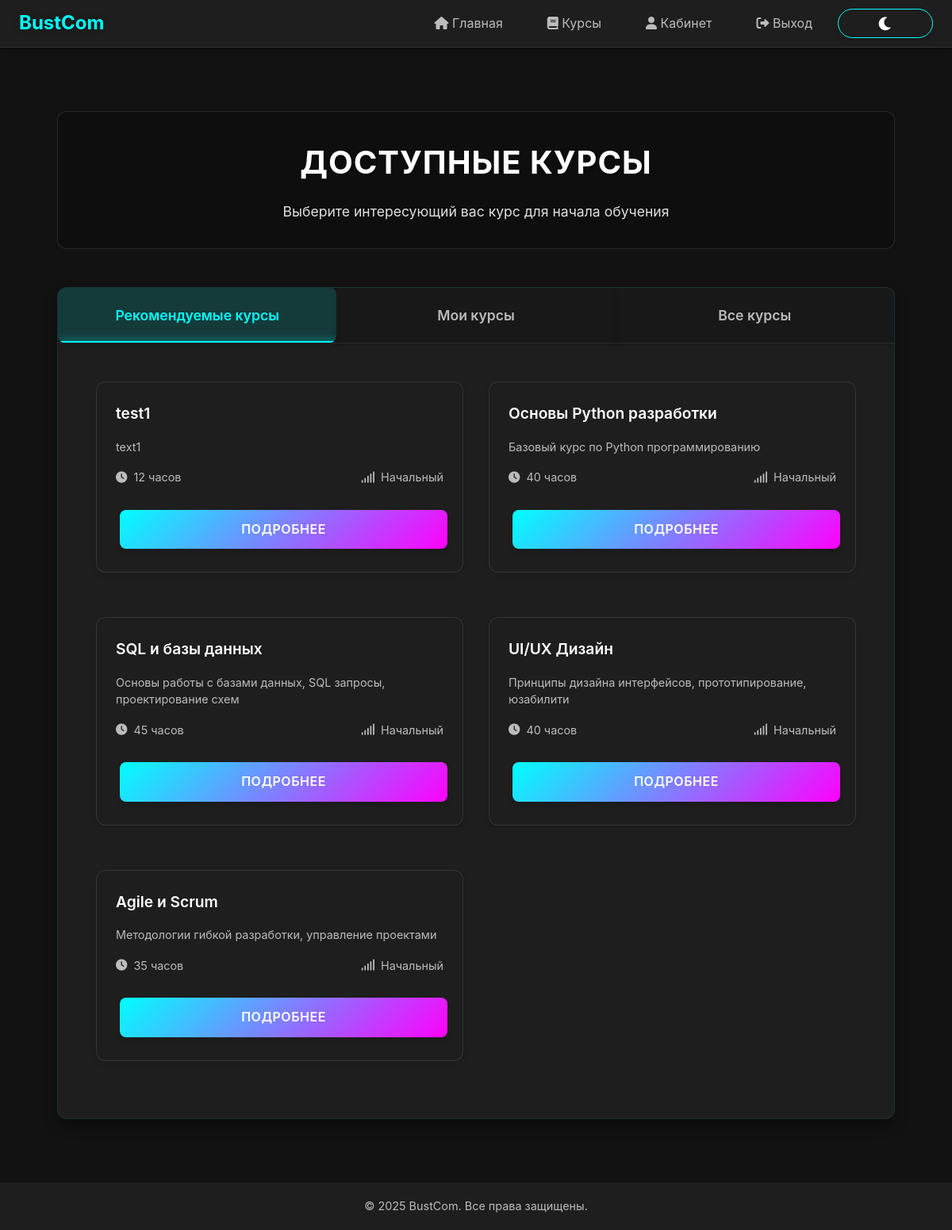
The app's page /courses/ (signed in), older data.
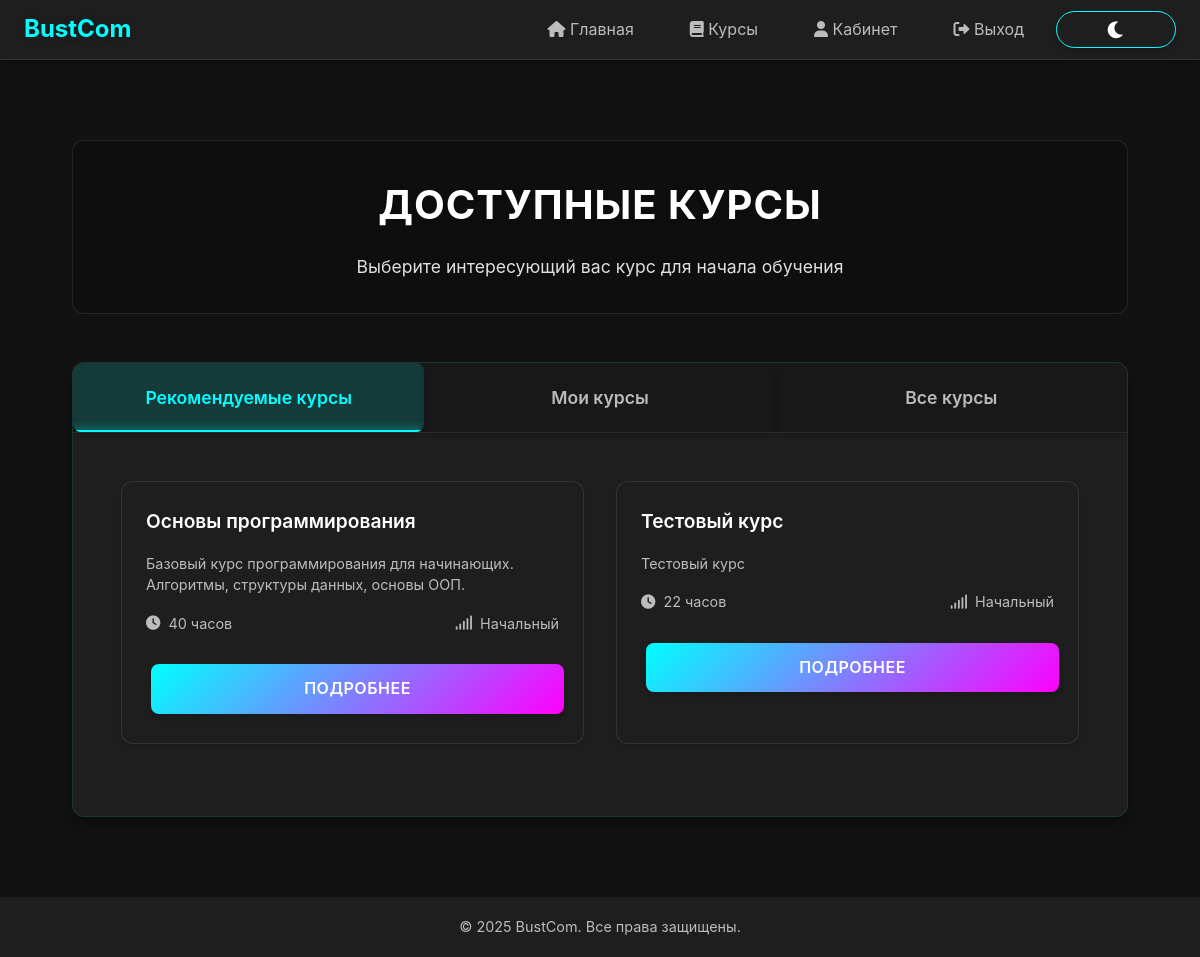
The same page, newer data.
### bustComProj/models.py (models this page shows, shortened)
class Course(models.Model):
    LEVEL_CHOICES = [
        ('beginner', 'Начальный'),
        ('intermediate', 'Средний'),
        ('advanced', 'Продвинутый')
    ]
    title = models.CharField(max_length=100)
    description = models.TextField()
    duration = models.IntegerField(help_text='Продолжительность в часах')
    level = models.CharField(max_length=20, choices=LEVEL_CHOICES, default='beginner')
    teacher = models.ForeignKey(User, on_delete=models.CASCADE, related_name='courses')
    created_at = models.DateTimeField(auto_now_add=True)
    updated_at = models.DateTimeField(auto_now=True)
    class Meta:
        verbose_name = 'Курс'
        verbose_name_plural = 'Курсы'

### bustComProj/views.py (the view)
# urls.py: path('courses/', courses_list, name='courses_list'),
@login_required
def courses_list(request):
    all_courses = Course.objects.all().order_by('title')
    user_courses = Course.objects.filter(enrollment__user=request.user)
    user_skills = UserRecommendationTestResult.objects.filter(
        user=request.user,
        is_correct=True
    ).values_list('test__skill_category', flat=True)
    if user_skills:
        recommended_courses = Course.objects.filter(
            level__in=['beginner', 'intermediate']
        ).exclude(
            enrollment__user=request.user
        )[:5]
    else:
        recommended_courses = Course.objects.filter(
            level='beginner'
        ).exclude(
            enrollment__user=request.user
        )[:5]
    return render(request, 'bustComProj/courses_list.html', {
        'all_courses': all_courses,
        'user_courses': user_courses,
        'recommended_courses': recommended_courses
    })

### bustComProj/templates/bustComProj/courses_list.html (shortened to what this page needs)
{% extends 'bustComProj/base.html' %}
{% block content %}
<div class="courses-container">
    <div class="courses-header">
        <h1>Доступные курсы</h1>
        <p>Выберите интересующий вас курс для начала обучения</p>
    </div>
    <div class="tabs-container">
        <div class="tabs">
            <button class="tab-btn active" data-tab="recommended">Рекомендуемые курсы</button>
            <button class="tab-btn" data-tab="my-courses">Мои курсы</button>
            <button class="tab-btn" data-tab="all-courses">Все курсы</button>
        </div>
        <div class="tab-content active" id="recommended">
    <div class="courses-grid">
                {% for course in recommended_courses %}
            <div class="course-card">
                    <div class="course-info">
                        <h3>{{ course.title }}</h3>
                        <p class="course-description">{{ course.description|truncatechars:150 }}</p>
                        <div class="course-meta">
                            <span class="course-duration">
                                <i class="fas fa-clock"></i>
                                {{ course.duration }} часов
                            </span>
                            <span class="course-level">
                                <i class="fas fa-signal"></i>
                                {{ course.get_level_display }}
                            </span>
                        </div>
                        <a href="{% url 'course_detail' course.id %}" class="btn btn-primary">
                            Подробнее
                        </a>
                    </div>
                </div>
                {% empty %}
                <div class="no-courses">
                    <p>Нет доступных рекомендованных курсов</p>
                </div>
                {% endfor %}
            </div>
                </div>
    </div>
</div>
{% endblock %}

### bustComProj/templates/bustComProj/base.html (shortened to what this page needs)
<!DOCTYPE html>
<html lang="ru">
<head>
    <link rel="stylesheet" href="https://cdnjs.cloudflare.com/ajax/libs/font-awesome/6.0.0/css/all.min.css">
    <link rel="stylesheet" href="/static/css/enhanced.css">
    <link rel="stylesheet" href="/static/css/theme.css">
</head>
<body>
    <div id="root">
        <header>
            <a href="{% url 'home' %}" class="logo">BustCom</a>
            {% if user.is_authenticated %}
                {% if user.profile.role == "employee" %}
                    {% include "includes/header_employee.html" %}
                {% elif user.profile.role == "teacher" %}
                    {% include "includes/header_teacher.html" %}
                {% elif user.profile.role == "hr" %}
                    {% include "includes/header_hr.html" %}
                {% elif user.profile.role == "training_manager" %}
                    {% include "includes/header_training_manager.html" %}
                {% else %}
                    {% include "includes/header_default.html" %}
                {% endif %}
            {% else %}
                {% include "includes/header_guest.html" %}
            {% endif %}
            <button class="theme-toggle">
                <i class="fas fa-moon moon-icon"></i>
            </button>
        </header>
        <main>
            {% block content %}{% endblock %}
        </main>
        <footer>
            <p>© 2025 BustCom. Все права защищены.</p>
        </footer>
    </div>
</body>
</html>

### bustComProj/templates/includes/header_default.html
<nav>
    <a href="{% url 'home' %}"><i class="fas fa-home"></i> Главная</a>
    <a href="{% url 'courses_list' %}"><i class="fas fa-book"></i> Курсы</a>
    <a href="{% url 'dashboard_redirect' %}"><i class="fas fa-user"></i> Кабинет</a>
    <a href="{% url 'logout' %}"><i class="fas fa-sign-out-alt"></i> Выход</a>
</nav>

### bustComProj/static/css/enhanced.css (style rules this page uses)
.btn, button, input[type="submit"], input[type="button"], .btn-primary, .btn-secondary, .btn-success, .btn-danger, .btn-info, .btn-warning, .btn-outline-primary, .btn-outline-secondary, .btn-outline-success, .btn-outline-danger, .btn-outline-info, .btn-outline-warning, a.btn, a.btn-action, a.btn-outline { display: inline-flex; align-items: center; justify-content: center; gap: 8px; padding: 12px 24px; border-radius: 8px; font-size: 1rem; font-weight: 600; text-decoration: none; cursor: pointer; transition: all 0.3s ease; box-shadow: 0 4px 6px rgba(0, 0, 0, 0.15); border: none; text-align: center; margin: 5px; min-width: 120px; position: relative; overflow: hidden; }
.btn-primary, .btn-action, input[type="submit"] { background: linear-gradient(135deg, #5e72e4, #335eea); color: white; }
:root { --primary-color: #ff00ff; --secondary-color: #00ffcc; --accent-color: #ff3366; --background-dark: #1a1a1a; --background-light: #2a2a2a; --text-primary: #ffffff; --text-secondary: #e0e0e0; --success-color: #00ff88; --danger-color: #ff3366; --warning-color: #ffcc00; --border-radius: 15px; --transition-speed: 0.3s; }
header { background-color: var(--background-light); padding: 1rem 2rem; box-shadow: 0 2px 10px rgba(0, 0, 0, 0.3); border-bottom: 1px solid rgba(255, 255, 255, 0.1); position: fixed; top: 0; left: 0; right: 0; z-index: 1000; display: flex; align-items: center; justify-content: space-between; }
.logo { font-size: 2rem; font-weight: 700; color: var(--text-primary); text-decoration: none; display: flex; align-items: center; gap: 0.5rem; text-shadow: 0 0 10px rgba(0, 0, 0, 0.2); }
nav { display: flex; gap: 1.5rem; align-items: center; margin-right: 1rem; }

### bustComProj/static/css/theme.css (style rules this page uses)
:root[data-theme="dark"] { --primary-color: #00ffff; --primary-dark: #00cccc; --primary-light: #80ffff; --secondary-color: #ff00ff; --secondary-dark: #cc00cc; --secondary-light: #ff80ff; --background-dark: #121212; --background-light: #1e1e1e; --background-lighter: #2d2d2d; --text-primary: #ffffff; --text-secondary: rgba(255, 255, 255, 0.7); --text-tertiary: rgba(255, 255, 255, 0.5); }
.theme-toggle { display: flex; align-items: center; gap: 0.5rem; padding: 0.5rem 1rem; border-radius: 20px; background: var(--background-light); border: 1px solid var(--primary-color); color: var(--text-primary); cursor: pointer; transition: all 0.3s ease; }
.theme-toggle i { font-size: 1.2rem; }
.theme-toggle .moon-icon { display: inline; }

Row changes from the older to the newer data that the page shows:
removed Course: title "test1", description "text1", duration "12", level "Начальный"
removed Course: title "Основы Python разработки", description "Базовый курс по Python программированию", duration "40", level "Начальный"
removed Course: title "SQL и базы данных", description "Основы работы с базами данных, SQL запросы, проектирование схем", duration "45", level "Начальный"
removed Course: title "UI/UX Дизайн", description "Принципы дизайна интерфейсов, прототипирование, юзабилити", duration "40", level "Начальный"
removed Course: title "Agile и Scrum", description "Методологии гибкой разработки, управление проектами", duration "35", level "Начальный"
added Course: title "Основы программирования", description "Базовый курс программирования для начинающих. Алгоритмы, структуры данных, основы ООП.", duration "40", level "Начальный"
added Course: title "Тестовый курс", description "Тестовый курс", duration "22", level "Начальный"
